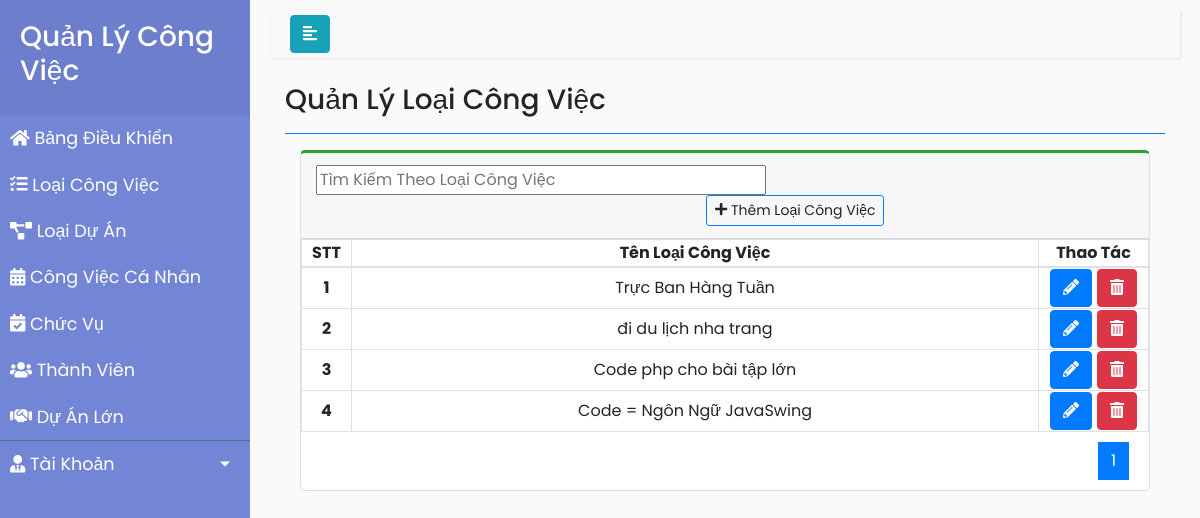
/LoaiCongViec/index.php, run on the app's committed database.
### tables this page shows
CREATE TABLE `loaicv` (
  `id` int(11) NOT NULL,
  `TenLoaiCongViec` varchar(50) NOT NULL
);

### LoaiCongViec/index.php (the view, shortened to what this page needs)
<!DOCTYPE html>
<html>
<head>
    <link rel="stylesheet" href="https://stackpath.bootstrapcdn.com/bootstrap/4.1.0/css/bootstrap.min.css">
    <link rel="stylesheet" href="style_LCV.css">
    <link rel="stylesheet" href="https://cdnjs.cloudflare.com/ajax/libs/malihu-custom-scrollbar-plugin/3.1.5/jquery.mCustomScrollbar.min.css">
</head>
<body>
    <div class="wrapper">
        <nav id="sidebar">
            <div class="sidebar-header">
                <h3>Quản Lý Công Việc</h3>
            </div>
            <ul class="list-unstyled components" style="margin-bottom: 0px; padding: 0px">
                <li><a href="../BangDieuKhien/index.php"><i class="fas fa-home"></i> Bảng Điều Khiển</a></li>
                <li><a href="index.php"><i class="fas fa-tasks"></i> Loại Công Việc</a></li>
                <li><a href="../LoaiDuAn/index.php"><i class="fas fa-project-diagram"></i> Loại Dự Án</a></li>
                <li><a href="../CongViecCaNhan/index.php"><i class="fas fa-calendar-alt"></i> Công Việc Cá Nhân</a></li>
                <li><a href="../ChucVu/index.php"><i class="fas fa-calendar-check"></i> Chức Vụ</a></li>
                <li><a href="../ThanhVien/index.php"><i class="fas fa-users"></i> Thành Viên</a></li>
                <li><a href="../DuAnLon/index.php"><i class="fas fa-handshake"></i> Dự Án Lớn</a></li>
            </ul>
            <ul style="padding-left: 0px;">
                <li>
                    <a href="#pageSubmenu" data-toggle="collapse" aria-expanded="false" class="dropdown-toggle"><i class="fas fa-user-tie"></i> Tài Khoản</a>
                </li>
            </ul>
        </nav>
        <div id="content">
            <nav class="navbar navbar-expand-lg navbar-light bg-light">
                <div class="container-fluid">
                    <button type="button" id="sidebarCollapse" class="btn btn-info">
                        <i class="fas fa-align-left"></i>
                    </button>
                </div>
            </nav>
            <div class="content-header">
                <div class="container-fluid">
                    <div class="row mb-2">
                        <div class="col-sm-6">
                            <h3 class="m-0">Quản Lý Loại Công Việc</h3>
                        </div>
                    </div>
                    <hr class="border-primary">
                </div>
            </div>
            <section class="content">
                <div class="container-fluid">
                    <div class="col-lg-12">
                        <div class="card card-outline card-success" style="border-top: 3px solid rgb(48, 162, 48); border-radius: 5px;">
                            <div class="card-header">
                                <div class="row">
                                    <form method="post">
                                        <input type="text" name="txtSearch" style="width: 450px; margin-left:10px" placeholder="Tìm Kiếm Theo Loại Công Việc">
                                    </form>
                                    <div class="card-tools" style="margin-left: 400px">
                                        <a class="btn btn-block btn-sm btn-default btn-flat border-primary" href="them_lcv.php" ><i class="fa fa-plus"></i> Thêm Loại Công Việc</a>
                                    </div>
                                </div>
                            </div>
                            <table class="table-bordered">
                                <thead>
                                    <tr>
                                        <th scope="col" style="width: 50px; text-align: center">STT</th>
                                        <th scope="col" style="text-align: center">Tên Loại Công Việc</th>
                                        <th scope="col" style="width: 110px; text-align: center">Thao Tác</th>
                                    </tr>
                                </thead>
                                <tbody>
                                    <?php
                                    $conn = mysqli_connect("localhost", "root", "", "bt_qlcv");
                                    if ($conn != true) {
                                        die("connect error" . mysqli_connect_errno());
                                    } else {
                                        $sql = mysqli_query($conn, "select * from `loaicv`");
                                        $total = mysqli_num_rows($sql);
                                        $limit = 5;
                                        $total_page = ceil($total/$limit);
                                        $cr_page = isset($_GET['page']) ? $_GET['page'] : 1;
                                        $start = ($cr_page - 1) * $limit;
                                        $sql = "SELECT * FROM `loaicv` LIMIT $start,$limit";
                                        if (isset($_POST['txtSearch']) && $_POST['txtSearch'] != '') {
                                            $KeyWord = $_POST['txtSearch'];
                                            $KeyWor=$_POST['txtSearch'];
                                            $sql = mysqli_query($conn, "SELECT * FROM  loaicv WHERE TenLoaiCongViec LIKE N'%" . $KeyWord . "%'
                                        or id like N'%" . $KeyWor . "%' "  );
                                            $total = mysqli_num_rows($sql);
                                            $limit = 5;
                                            $total_page = ceil($total / $limit);
                                            $cr_page = isset($_GET['page'])? $_GET['page'] : 1;
                                            $start = ($cr_page - 1) * $limit;
                                            $sql = "SELECT * FROM loaicv WHERE TenLoaiCongViec LIKE N'%" . $KeyWord . "%' or id like N'%" . $KeyWor . "%'  LIMIT $start,$limit";
                                        } else {
                                            $sql = mysqli_query($conn, "select * from `loaicv`");
                                            $total = mysqli_num_rows($sql);
                                            $limit = 5;
                                            $total_page = ceil($total / $limit);
                                            $cr_page = isset($_GET['page'])? $_GET['page'] : 1;
                                            $start = ($cr_page - 1) * $limit;
                                            $sql = "SELECT * FROM `loaicv` LIMIT $start,$limit";
                                        }
                                        $result = mysqli_query($conn, $sql);
                                        $idtang = 0;
                                        if ($result) {
                                            while ($row = mysqli_fetch_assoc($result)) {
                                                $idtang++;
                                                $tenlcv = $row['TenLoaiCongViec'];
                                                echo '<tr>
                                                    <th scope="row" style="text-align: center">' . $idtang . '</th>
                                                    <td style="text-align: center">' . $tenlcv . '</td>
                                                    <td style="text-align: center">
                                                        <button class = "btn btn-primary"><a href="sua_lcv.php?id=' . $row['id'] . '"><i class="fas fa-pencil-alt"></i></a></button>
                                                        <button class = "btn btn-danger" onclick="return Del();"><a href="xoa_lcv.php?id=' . $row['id'] . '" ><i class="fas fa-trash-alt"></i></a></button>
                                                    </td>
                                                </tr>';
                                            }
                                        }
                                    }
                                    ?>
                                </tbody>
                            </table>
                            <ul class="pagination justify-content-end" style="margin: 10px 20px;">
                                <?php for ($i = 1; $i <= $total_page; $i++) { ?>
                                    <li class="<?php echo (($cr_page == $i)? 'page-item active' : '') ?>" aria-current="page"><a class="page-link" href="index.php?page=<?php echo $i ?>"><?php echo $i ?></a></li>
                                <?php } ?>
                            </ul>
                        </div>
                    </div>
                </div>
            </section>
        </div>
    </div>
</body>
</html>

### data on the page
loaicv: TenLoaiCongViec "Trực Ban Hàng Tuần"
loaicv: TenLoaiCongViec "đi du lịch nha trang"
loaicv: TenLoaiCongViec "Code php cho bài tập lớn"
loaicv: TenLoaiCongViec "Code = Ngôn Ngữ JavaSwing"
